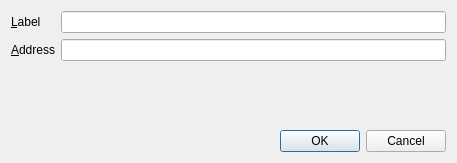
<?xml version="1.0" encoding="UTF-8"?>
<ui version="4.0">
 <class>EditAddressDialog</class>
 <widget class="QDialog" name="EditAddressDialog">
  <property name="geometry">
   <rect>
    <x>0</x>
    <y>0</y>
    <width>457</width>
    <height>163</height>
   </rect>
  </property>
  <property name="windowTitle">
   <string>Edit Address</string>
  </property>
  <layout class="QVBoxLayout" name="verticalLayout">
   <item>
    <layout class="QFormLayout" name="formLayout">
     <property name="fieldGrowthPolicy">
      <enum>QFormLayout::AllNonFixedFieldsGrow</enum>
     </property>
     <item row="0" column="0">
      <widget class="QLabel" name="label">
       <property name="text">
        <string>&amp;Label</string>
       </property>
       <property name="buddy">
        <cstring>labelEdit</cstring>
       </property>
      </widget>
     </item>
     <item row="0" column="1">
      <widget class="QLineEdit" name="labelEdit">
       <property name="toolTip">
        <string>The label associated with this address book entry</string>
       </property>
      </widget>
     </item>
     <item row="1" column="0">
      <widget class="QLabel" name="label_2">
       <property name="text">
        <string>&amp;Address</string>
       </property>
       <property name="buddy">
        <cstring>addressEdit</cstring>
       </property>
      </widget>
     </item>
     <item row="1" column="1">
      <widget class="QLineEdit" name="addressEdit">
       <property name="toolTip">
        <string>The address associated with this address book entry. This can only be modified for sending addresses.</string>
       </property>
      </widget>
     </item>
    </layout>
   </item>
   <item>
    <widget class="QDialogButtonBox" name="buttonBox">
     <property name="orientation">
      <enum>Qt::Horizontal</enum>
     </property>
     <property name="standardButtons">
      <set>QDialogButtonBox::Cancel|QDialogButtonBox::Ok</set>
     </property>
    </widget>
   </item>
  </layout>
 </widget>
 <resources/>
 <connections>
  <connection>
   <sender>buttonBox</sender>
   <signal>accepted()</signal>
   <receiver>EditAddressDialog</receiver>
   <slot>accept()</slot>
   <hints>
    <hint type="sourcelabel">
     <x>248</x>
     <y>254</y>
    </hint>
    <hint type="destinationlabel">
     <x>157</x>
     <y>274</y>
    </hint>
   </hints>
  </connection>
  <connection>
   <sender>buttonBox</sender>
   <signal>rejected()</signal>
   <receiver>EditAddressDialog</receiver>
   <slot>reject()</slot>
   <hints>
    <hint type="sourcelabel">
     <x>316</x>
     <y>260</y>
    </hint>
    <hint type="destinationlabel">
     <x>286</x>
     <y>274</y>
    </hint>
   </hints>
  </connection>
 </connections>
</ui>
